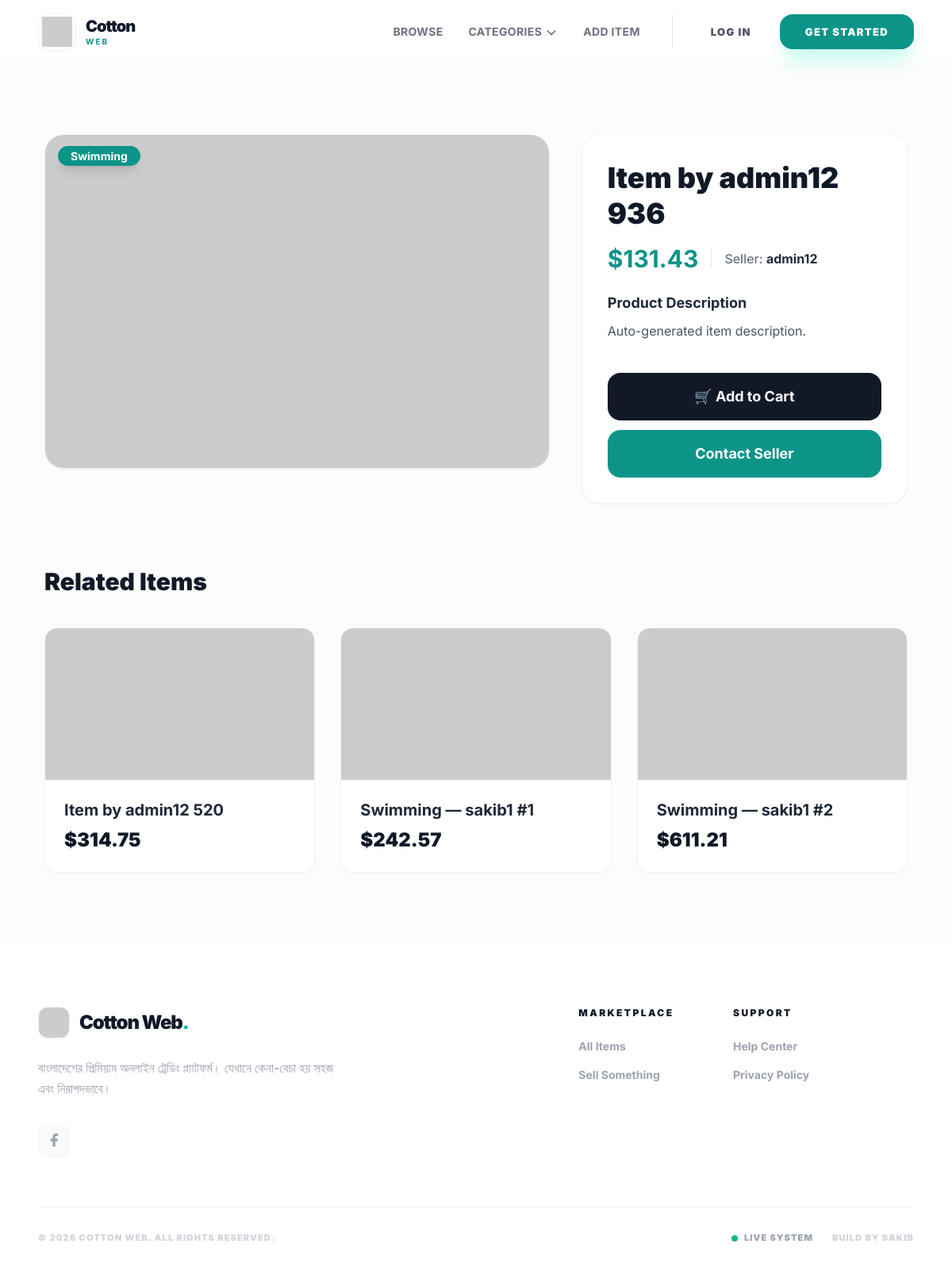
/items/50/, run on the app's committed database.
### item/models.py (models this page shows, shortened)
class Item(models.Model):
    category = models.ForeignKey(
        Category,
        related_name='items',
        on_delete=models.CASCADE,
    )
    user = models.ForeignKey(
        settings.AUTH_USER_MODEL,
        related_name='items',
        on_delete=models.CASCADE,
    )
    name = models.CharField(max_length=100)
    description = models.TextField(blank=True, null=True)
    price = models.FloatField()
    image = models.ImageField(upload_to='item_images', blank=True, null=True)
    is_sold = models.BooleanField(default=False, db_index=True)
    created_at = models.DateTimeField(auto_now_add=True, db_index=True)

class Category(models.Model):
    name = models.CharField(max_length=200)
    class Meta:
        verbose_name_plural = 'Categories'
        ordering = ('name',)

### core/models.py (models this page shows, shortened)
class CustomUserModel(AbstractUser):
    full_name = models.CharField(max_length=100, null=True, blank=True)
    phone = models.CharField(max_length=20, null=True, blank=True)
    USER_TYPE_CHOICES = [
        ('Admin', 'Admin'),
        ('Seller', 'Seller'),
        ('Buyer', 'Buyer'),
    ]
    user_type = models.CharField(max_length=20, choices=USER_TYPE_CHOICES, null=True, blank=True)

### item/views.py (the view)
# urls.py: path('', views.cart_detail, name='detail'),
def detail(request, pk):
    item = get_object_or_404(
        Item.objects.select_related('category', 'user'),
        pk=pk,
    )
    related_items = Item.objects.filter(
        category=item.category,
        is_sold=False
    ).exclude(pk=pk).select_related('category', 'user')[:3]
    return render(request, 'item/detail.html', {
        'item': item,
        'related_items': related_items,
    })

### core/context_processors.py (called while the page is built)
def categories(request):
    return {
        'all_categories': Category.objects.all()
    }

### item/templates/item/detail.html (shortened to what this page needs)
{% extends 'core/base.html' %}
{% load static %}
{% block content %}
<div class="max-w-7xl mx-auto px-4 sm:px-6 lg:px-8 py-10">
    <div class="grid grid-cols-1 lg:grid-cols-5 gap-10">
        <div class="lg:col-span-3">
            <div class="relative group bg-white rounded-3xl overflow-hidden shadow-sm border border-gray-100">
                <img
                    src="{% if item.image %}{{ item.image.url }}{% else %}https://picsum.photos/seed/{{ item.id }}/800/600{% endif %}"
                    alt="{{ item.name }}"
                    loading="lazy"
                    class="w-full h-[420px] object-cover transition duration-500 group-hover:scale-105"
                >
                <div class="absolute top-4 left-4">
                    <span class="bg-teal-600 text-white px-4 py-1 rounded-full text-sm font-bold shadow-lg">
                        {{ item.category.name }}
                    </span>
                </div>
            </div>
        </div>
        <div class="lg:col-span-2">
            <div class="bg-white p-8 rounded-3xl shadow-sm border border-gray-100 h-full flex flex-col justify-between">
                <div>
                    <h1 class="text-4xl font-black text-gray-900 leading-tight mb-4">
                        {{ item.name }}
                    </h1>
                    <div class="flex items-center space-x-4 mb-6">
                        <span class="text-3xl font-bold text-teal-600">${{ item.price }}</span>
                        <span class="text-gray-500 font-medium">
                            Seller: <span class="text-gray-800 font-bold">{{ item.user.username }}</span>
                        </span>
                    </div>
                    {% if item.description %}
                    <div class="mt-4">
                        <h3 class="text-lg font-bold text-gray-800 mb-2">Product Description</h3>
                        <p class="text-gray-600 leading-relaxed text-base">
                            {{ item.description }}
                        </p>
                    </div>
                    {% endif %}
                </div>
                <div class="mt-10 space-y-3">
                    {% if request.user == item.user %}
                        <div class="p-6 bg-teal-50 rounded-2xl border border-teal-100">
                            <p class="text-teal-800 font-bold mb-4">This is your listed item!</p>
                            <div class="grid grid-cols-2 gap-4">
                                <a href="{% url 'item:edit' item.id %}"
                                   class="flex items-center justify-center py-3 bg-teal-600 hover:bg-teal-700 text-white font-bold rounded-xl transition-all">
                                    Edit
                                </a>
                                <a href="{% url 'item:delete' item.id %}"
                                   class="flex items-center justify-center py-3 bg-rose-500 hover:bg-rose-600 text-white font-bold rounded-xl transition-all">
                                    Delete
                                </a>
                            </div>
                        </div>
                    {% else %}
                        <a href="{% url 'cart:add' item.id %}"
                           class="flex items-center justify-center w-full py-4 bg-gray-900 hover:bg-gray-800 text-white text-lg font-bold rounded-2xl transition-all">
                            🛒 Add to Cart
                        </a>
                        <a href="{% url 'conversation:new' item.id %}"
                           class="flex items-center justify-center w-full py-4 bg-teal-600 hover:bg-teal-700 text-white text-lg font-bold rounded-2xl transition-all">
                            Contact Seller
                        </a>
                    {% endif %}
                </div>
            </div>
        </div>
    </div>
    <div class="mt-20">
        <h2 class="text-3xl font-black text-gray-900 mb-10">Related Items</h2>
        <div class="grid grid-cols-1 sm:grid-cols-2 lg:grid-cols-3 gap-8">
            {% for item in related_items %}
                <div class="group bg-white rounded-2xl shadow-sm border border-gray-100 overflow-hidden hover:shadow-xl transition-all">
                    <a href="{% url 'item:detail' item.id %}">
                        <div class="aspect-video overflow-hidden">
                            <img
                                src="{% if item.image %}{{ item.image.url }}{% else %}https://picsum.photos/seed/{{ item.id }}/400/300{% endif %}"
                                alt="{{ item.name }}"
                                class="w-full h-full object-cover group-hover:scale-110 transition duration-500"
                            >
                        </div>
                        <div class="p-6">
                            <h3 class="text-xl font-bold text-gray-800 truncate">{{ item.name }}</h3>
                            <p class="text-2xl font-black text-gray-900 mt-2">${{ item.price }}</p>
                        </div>
                    </a>
                </div>
            {% empty %}
                <p class="text-gray-400 italic">No related items found.</p>
            {% endfor %}
        </div>
    </div>
</div>
{% endblock %}

### core/templates/core/base.html (style rules this page uses)
body { font-family: 'Inter', sans-serif; scroll-behavior: smooth; }

### data on the page
Item: category.name "Swimming", name "Item by admin12 936", price "131.43", user.username "admin12", description "Auto-generated item description."
Item: name "Item by admin12 520", price "314.75"
Item: name "Swimming — sakib1 #1", price "242.57"
Item: name "Swimming — sakib1 #2", price "611.21"
